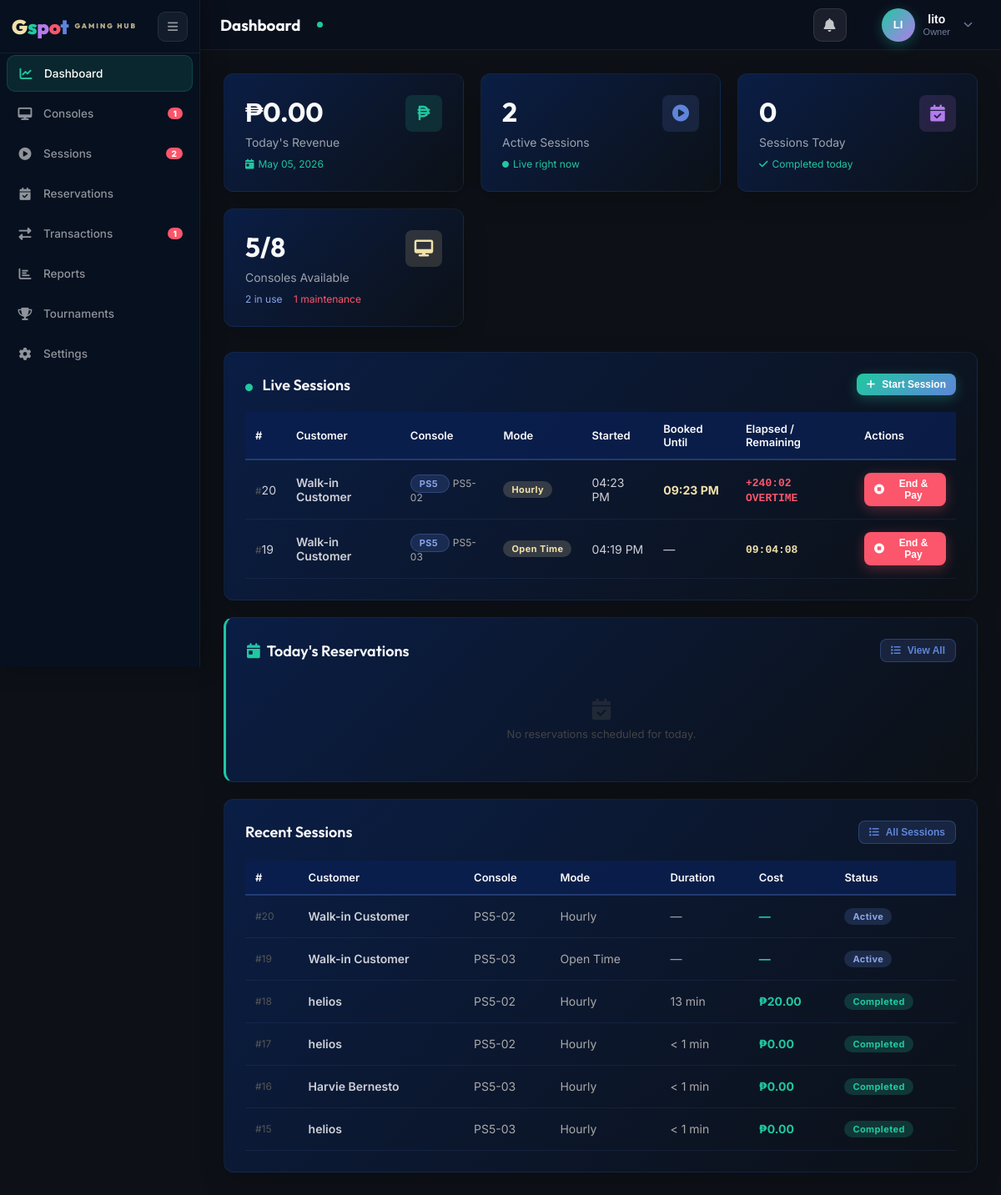
Screenshot of /admin.php (signed in) with the database file from the repository.
### tables this page shows
CREATE TABLE `gaming_sessions` (
  `session_id` int(11) NOT NULL,
  `user_id` int(11) NOT NULL,
  `console_id` int(11) NOT NULL,
  `rental_mode` enum('hourly','open_time','unlimited') NOT NULL,
  `planned_minutes` int(11) DEFAULT NULL,
  `start_time` datetime NOT NULL DEFAULT current_timestamp(),
  `end_time` datetime DEFAULT NULL,
  `duration_minutes` int(11) DEFAULT NULL,
  `hourly_rate` decimal(10,2) NOT NULL DEFAULT 0.00,
  `total_cost` decimal(10,2) DEFAULT NULL,
  `status` enum('active','completed','cancelled') NOT NULL DEFAULT 'active',
  `payment_status` enum('paid','unpaid','partial') DEFAULT NULL,
  `created_by` int(11) NOT NULL,
  `created_at` datetime NOT NULL DEFAULT current_timestamp(),
  `extended_minutes` int(11) NOT NULL DEFAULT 0 COMMENT 'Total minutes added via approved extensions',
  `source_reservation_id` int(11) DEFAULT NULL
);

CREATE TABLE `users` (
  `user_id` int(11) NOT NULL,
  `email` varchar(100) NOT NULL,
  `password_hash` varchar(255) NOT NULL,
  `full_name` varchar(100) NOT NULL,
  `phone` varchar(20) DEFAULT NULL,
  `role` enum('customer','shopkeeper','owner','walkin') NOT NULL DEFAULT 'customer',
  `status` enum('active','inactive') NOT NULL DEFAULT 'active',
  `email_verified` tinyint(1) NOT NULL DEFAULT 0,
  `verification_token` varchar(64) DEFAULT NULL,
  `verification_expires` datetime DEFAULT NULL,
  `reset_token` varchar(64) DEFAULT NULL,
  `reset_expires` datetime DEFAULT NULL,
  `created_at` datetime NOT NULL DEFAULT current_timestamp(),
  `consecutive_cancellations` tinyint(3) UNSIGNED NOT NULL DEFAULT 0,
  `reservation_banned_until` datetime DEFAULT NULL
);

CREATE TABLE `consoles` (
  `console_id` int(11) NOT NULL,
  `console_name` varchar(50) NOT NULL,
  `console_type` enum('PS5','PS4','Xbox Series X') NOT NULL,
  `unit_number` varchar(10) NOT NULL,
  `status` enum('available','in_use','maintenance') NOT NULL DEFAULT 'available',
  `hourly_rate` decimal(10,2) NOT NULL DEFAULT 0.00,
  `created_at` datetime NOT NULL DEFAULT current_timestamp()
);

### includes/db_functions.php (called while the page is built, shortened)
<?php
require_once __DIR__ . '/db_config.php';
function getConsoles($status = null, $type = null) {
    global $conn;
    $sql = "SELECT * FROM consoles WHERE 1=1";
    $params = [];
    $types = "";
    if ($status) {
        $sql .= " AND status = ?";
        $params[] = $status;
        $types .= "s";
    }
    $sql .= " ORDER BY console_type, unit_number";
    $stmt = $conn->prepare($sql);
    if (!empty($params)) {
        $stmt->bind_param($types, ...$params);
    }
    $stmt->execute();
    return $stmt->get_result()->fetch_all(MYSQLI_ASSOC);
}
function getActiveSessions() {
    global $conn;
    $sql = "SELECT gs.*, u.full_name AS customer_name, c.console_name, c.console_type, c.unit_number,
                   gs.source_reservation_id,
                   COALESCE(r.downpayment_amount, 0) AS reservation_downpayment,
                   COALESCE((SELECT SUM(t.amount) FROM transactions t WHERE t.session_id = gs.session_id AND t.amount > 0), 0) AS upfront_paid,
                   COALESCE((SELECT SUM(ABS(t.amount)) FROM transactions t WHERE t.session_id = gs.session_id AND t.amount < 0), 0) AS refunded_amount
            FROM gaming_sessions gs
            JOIN users u ON gs.user_id = u.user_id
            JOIN consoles c ON gs.console_id = c.console_id
            LEFT JOIN reservations r ON r.reservation_id = gs.source_reservation_id
            WHERE gs.status = 'active'
            ORDER BY gs.start_time DESC";
    $result = $conn->query($sql);
    return $result->fetch_all(MYSQLI_ASSOC);
}
function getDailySalesReport($date) {
    global $conn;
    $stmt = $conn->prepare(
        "SELECT COUNT(*) AS total_sessions,
                SUM(total_cost) AS total_revenue,
                AVG(duration_minutes) AS avg_duration,
                SUM(CASE WHEN rental_mode = 'hourly' THEN 1 ELSE 0 END) AS hourly_sessions,
                SUM(CASE WHEN rental_mode = 'open_time' THEN 1 ELSE 0 END) AS open_time_sessions,
                SUM(CASE WHEN rental_mode = 'unlimited' THEN 1 ELSE 0 END) AS unlimited_sessions
         FROM gaming_sessions
         WHERE DATE(start_time) = ? AND status = 'completed'"
    );
    $stmt->bind_param("s", $date);
    $stmt->execute();
    return $stmt->get_result()->fetch_assoc();
}
function getSetting($key) {
    global $conn;
    $stmt = $conn->prepare("SELECT setting_value FROM system_settings WHERE setting_key = ?");
    $stmt->bind_param("s", $key);
    $stmt->execute();
    $result = $stmt->get_result();
    if ($result->num_rows > 0) {
        return $result->fetch_assoc()['setting_value'];
    }
    return null;
}
?>

### admin_sections/dashboard.php (shortened to what this page needs)
<div class="page active" id="dashboard">
    <div class="stats-grid">
        <div class="stat-card">
            <div class="stat-card-header">
                <div>
                    <div class="stat-value">₱<?= number_format($todayRevenue, 2) ?></div>
                    <div class="stat-label">Today's Revenue</div>
                </div>
                <div class="stat-icon revenue"><i class="fas fa-peso-sign"></i></div>
            </div>
            <div class="stat-change up"><i class="fas fa-calendar-day"></i> <?= date('F d, Y') ?></div>
        </div>
        <div class="stat-card">
            <div class="stat-card-header">
                <div>
                    <div class="stat-value"><?= $activeCount ?></div>
                    <div class="stat-label">Active Sessions</div>
                </div>
                <div class="stat-icon sessions"><i class="fas fa-play-circle"></i></div>
            </div>
            <div class="stat-change up"><i class="fas fa-circle" style="color:#20c8a1;font-size:8px"></i> Live right now</div>
        </div>
        <div class="stat-card">
            <div class="stat-card-header">
                <div>
                    <div class="stat-value"><?= $todayBookings ?></div>
                    <div class="stat-label">Sessions Today</div>
                </div>
                <div class="stat-icon bookings"><i class="fas fa-calendar-check"></i></div>
            </div>
            <div class="stat-change up"><i class="fas fa-check"></i> Completed today</div>
        </div>
        <div class="stat-card">
            <div class="stat-card-header">
                <div>
                    <div class="stat-value"><?= $availableCount ?>/<?= count($allConsoles) ?></div>
                    <div class="stat-label">Consoles Available</div>
                </div>
                <div class="stat-icon consoles"><i class="fas fa-desktop"></i></div>
            </div>
            <div class="stat-change up">
                <span style="color:#8aa4e8"><?= $inUseCount ?> in use</span> &nbsp;
                <span style="color:#fb566b"><?= $maintenanceCount ?> maintenance</span>
            </div>
        </div>
    </div>
    <div class="card">
        <div class="card-header">
            <h3 class="card-title">
                <i class="fas fa-circle" style="color:#20c8a1;font-size:9px;margin-right:8px;animation:livePulse 2s ease infinite;"></i>
                Live Sessions
            </h3>
            <button class="btn btn-primary btn-sm" onclick="openModal('startSession')">
                <i class="fas fa-plus"></i> Start Session
            </button>
        </div>
        <?php if (empty($activeSessions)): ?>
            <div class="empty-state">
                <i class="fas fa-couch"></i>
                <p>No active sessions right now</p>
            </div>
        <?php else: ?>
        <table class="data-table">
            <thead><tr><th>#</th><th>Customer</th><th>Console</th><th>Mode</th><th>Started</th><th>Booked Until</th><th>Elapsed / Remaining</th><th>Actions</th></tr></thead>
            <tbody>
            <?php foreach ($activeSessions as $sess): ?>
            <tr>
                <td><span style="color:#555;font-size:12px">#</span><?= $sess['session_id'] ?></td>
                <td style="font-weight:600"><?= htmlspecialchars($sess['customer_name']) ?></td>
                <td>
                    <span class="console-type-badge <?= $sess['console_type'] === 'PS5' ? 'ps5' : ($sess['console_type'] === 'PS4' ? 'ps4' : 'xbox') ?>">
                        <?= $sess['console_type'] ?>
                    </span>
                    <span style="color:#aaa;font-size:12px;margin-left:4px"><?= htmlspecialchars($sess['unit_number']) ?></span>
                </td>
                <td><span class="badge pending"><?= match($sess['rental_mode']) { 'open_time' => 'Open Time', default => ucfirst($sess['rental_mode']) } ?></span></td>
                <td><?= date('h:i A', strtotime($sess['start_time'])) ?></td>
                <td>
                    <?php if ($sess['rental_mode'] === 'hourly' && $sess['planned_minutes']):
                        $bookedEndDt = new DateTime($sess['start_time'], new DateTimeZone('Asia/Manila'));
                        $bookedEndDt->modify('+' . $sess['planned_minutes'] . ' minutes');
                    ?>
                        <span style="color:#f1e1aa;font-weight:700"><?= $bookedEndDt->format('h:i A') ?></span>
                    <?php else: ?>—<?php endif; ?>
                </td>
                <td><span class="session-timer"
                    data-start="<?= $sess['start_time'] ?>"
                    data-planned="<?= $sess['planned_minutes'] ?? '' ?>"
                    data-session-id="<?= $sess['session_id'] ?>"
                    data-mode="<?= $sess['rental_mode'] ?>"
                    data-start-ts="<?= strtotime($sess['start_time']) ?>"
                    data-upfront-paid="<?= (float)($sess['upfront_paid'] ?? 0) ?>"
                    data-unlimited-rate="<?= (float)($settings['unlimited_rate'] ?? 300) ?>"
                    data-booked-minutes="<?= (int)($sess['planned_minutes'] ?? 0) ?>"
                    data-customer="<?= htmlspecialchars(addslashes($sess['customer_name'])) ?>"
                    data-unit="<?= htmlspecialchars(addslashes($sess['unit_number'])) ?>">—</span></td>
                <td>
                    <button class="btn btn-danger btn-sm" title="End & Collect Payment"
                        onclick="openEndSessionModal(
                        <?= $sess['session_id'] ?>,
                        '<?= htmlspecialchars(addslashes($sess['customer_name'])) ?>',
                        '<?= htmlspecialchars(addslashes($sess['unit_number'])) ?>',
                        '<?= $sess['rental_mode'] ?>',
                        <?= strtotime($sess['start_time']) ?>,
                        <?= (int)($sess['planned_minutes'] ?? 0) ?>,
                        <?= (float)($sess['upfront_paid'] ?? 0) ?>,
                        <?= (float)($sess['reservation_downpayment'] ?? 0) ?>,
                        <?= (int)($sess['source_reservation_id'] ?? 0) ?>)">
                        <i class="fas fa-stop-circle"></i> End &amp; Pay
                    </button>
                </td>
            </tr>
            <?php endforeach; ?>
            </tbody>
        </table>
        <?php endif; ?>
    </div>
    <?php
    $todayRes = array_filter($upcomingReservations, fn($r) => $r['reserved_date'] === date('Y-m-d'));
    $todayRes = array_slice(array_values($todayRes), 0, 6);
    ?>
    <div class="card" style="border-left:3px solid #20c8a1;">
        <div class="card-header">
            <div style="display:flex;align-items:center;gap:10px;">
                <h3 class="card-title" style="margin:0;">
                    <i class="fas fa-calendar-day" style="color:#20c8a1;margin-right:8px;"></i>Today's Reservations
                </h3>
            </div>
            <button class="btn btn-secondary btn-sm" onclick="showPage('reservations', document.querySelector('.nav-item[onclick*=\'reservations\']'))">
                <i class="fas fa-list"></i> View All
            </button>
        </div>
        <?php if (empty($todayRes)): ?>
        <div style="padding:24px;text-align:center;color:#444;font-size:13px;">
            <i class="fas fa-calendar-check" style="font-size:1.6rem;display:block;margin-bottom:8px;opacity:.4;"></i>
            No reservations scheduled for today.
        </div>
        <?php endif; ?>
    </div>
    <div class="card">
        <div class="card-header">
            <h3 class="card-title">Recent Sessions</h3>
            <button class="btn btn-secondary btn-sm" onclick="showPage('sessions', document.querySelector('.nav-item[onclick*=\'sessions\']'))">
                <i class="fas fa-list"></i> All Sessions
            </button>
        </div>
        <table class="data-table">
            <thead><tr><th>#</th><th>Customer</th><th>Console</th><th>Mode</th><th>Duration</th><th>Cost</th><th>Status</th></tr></thead>
            <tbody>
            <?php foreach (array_slice($recentSessions, 0, 6) as $sess): ?>
            <tr>
                <td style="color:#555;font-size:12px">#<?= $sess['session_id'] ?></td>
                <td style="font-weight:600"><?= htmlspecialchars($sess['customer_name']) ?></td>
                <td style="color:#aaa"><?= htmlspecialchars($sess['unit_number']) ?></td>
                <td style="color:#aaa"><?= match($sess['rental_mode']) { 'open_time' => 'Open Time', default => ucfirst($sess['rental_mode']) } ?></td>
                <td style="color:#aaa"><?= $sess['duration_minutes'] !== null ? ($sess['duration_minutes'] > 0 ? $sess['duration_minutes'].' min' : '< 1 min') : '—' ?></td>
                <td style="color:#20c8a1;font-weight:700"><?= $sess['total_cost'] ? '₱'.number_format($sess['total_cost'],2) : '—' ?></td>
                <td><span class="badge <?= $sess['status'] ?>"><?= ucfirst($sess['status']) ?></span></td>
            </tr>
            <?php endforeach; ?>
            </tbody>
        </table>
    </div>
</div>

### rows the page displays
gaming_sessions: session_id "20", user.full_name "Walk-in Customer", console.console_type "PS5", console.unit_number "PS5-02", rental_mode "Hourly", start_time "04:23 PM", $bookedEndDt->format('h:i A') "09:23 PM", status "Active"
gaming_sessions: session_id "19", user.full_name "Walk-in Customer", console.console_type "PS5", console.unit_number "PS5-03", rental_mode "Open Time", start_time "04:19 PM", status "Active"
gaming_sessions: session_id "18", user.full_name "helios", console.unit_number "PS5-02", rental_mode "Hourly", duration_minutes "13", total_cost "20.00", status "Completed"
gaming_sessions: session_id "17", user.full_name "helios", console.unit_number "PS5-02", rental_mode "Hourly", duration_minutes "< 1 min", total_cost "0.00", status "Completed"
gaming_sessions: session_id "16", user.full_name "Harvie Bernesto", console.unit_number "PS5-03", rental_mode "Hourly", duration_minutes "< 1 min", total_cost "0.00", status "Completed"
gaming_sessions: session_id "15", user.full_name "helios", console.unit_number "PS5-03", rental_mode "Hourly", duration_minutes "< 1 min", total_cost "0.00", status "Completed"

### other values shown
$maintenanceCount "1"
$activeCount "2"
count($pendingSessions) "1"
getUserInitials() "LI"
$user['full_name'] "lito"
getRoleBadge() "Owner"
$todayRevenue "0.00"
$todayBookings "0"
$availableCount "5"
count($allConsoles) "8"
$inUseCount "2"
